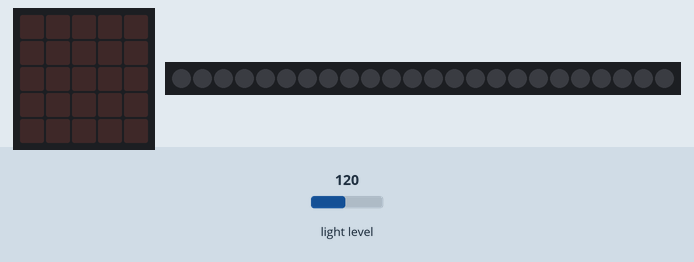
Recording of a program running on a simulated BBC micro:bit (MakeCode). On the bench: the board's 5×5 LED display, 24 RGB LEDs in strip order, left to right. The inputs (shaded band) are chosen by the test bench; at power-on: light level 120. Dim RGB values are drawn brighter than linear; no radio messages arrive unless stated (any console line starting 'radio sent:' is added by the test bench); what the program prints to the serial console is not drawn.

Above: at 1.2 s.
1.3 s: light level set to 147
2.8 s: light level set to 155
At 3.0 s:
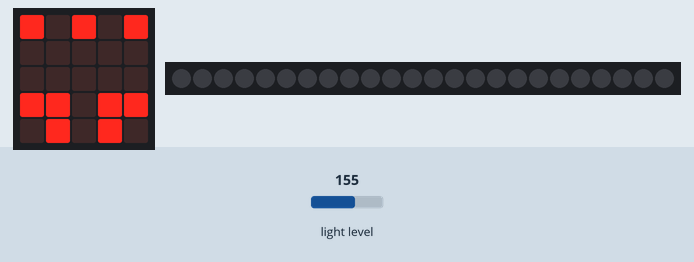
At 4.7 s:
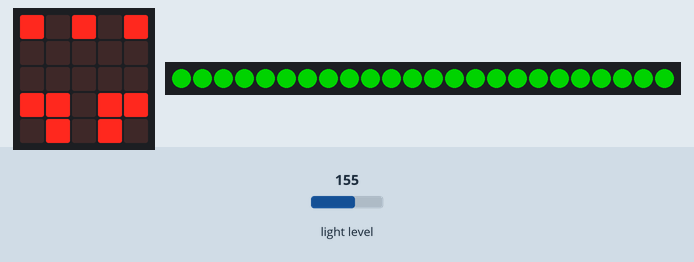
Timing chart, 0 to 6.2 s (numbered marks = the images above; inputs shaded):
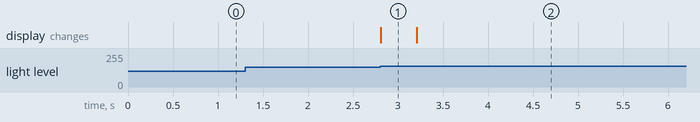

The program:

light_sender.py
```python
radio.set_group(4)
radio.set_transmit_power(2)
strip = neopixel.create(DigitalPin.P2, 24, NeoPixelMode.RGB)
strip.show_color(neopixel.colors(NeoPixelColors.BLACK))

def on_forever():
    if input.light_level() > 150:
        basic.show_leds("""
            # . # . #
                        . . . . .
                        . . . . .
                        # # . # #
                        . # . # .
        """)
        strip.show_color(neopixel.colors(NeoPixelColors.GREEN))
        strip.set_brightness(50)
        basic.pause(5000)
        strip.show_color(neopixel.colors(NeoPixelColors.BLACK))
        basic.clear_screen()
basic.forever(on_forever)

def on_forever2():
    radio.send_string("IT IS A BIT DARK IN HERE")
    basic.pause(200)
basic.forever(on_forever2)
```

Measured:
- the behaviour switches between 150 and 151 on light level (found by bisection; images 0 and 1)
- after the input at 1.3 s, every drawn part: stays the same
- after the input at 2.8 s, the display: changes at once (image 1)
- what the display in image 1 shows lasts 0.4 s, from 2.8 s to 3.2 s
